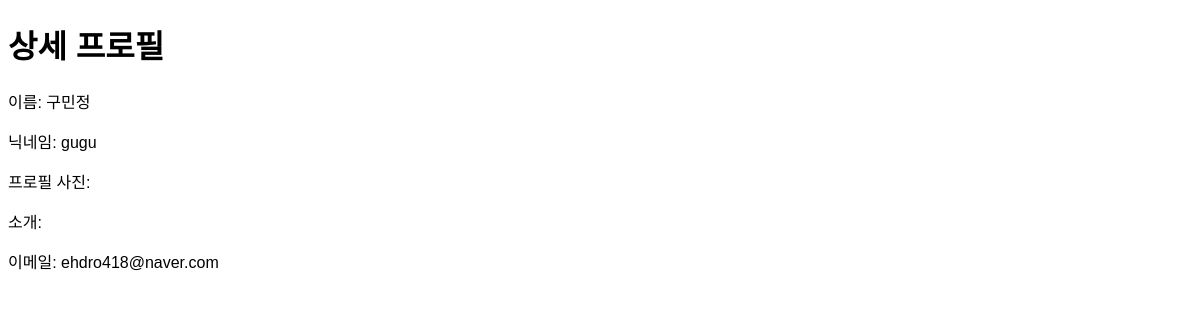
The page /profile-detail/ (signed in) on the database as committed earlier.
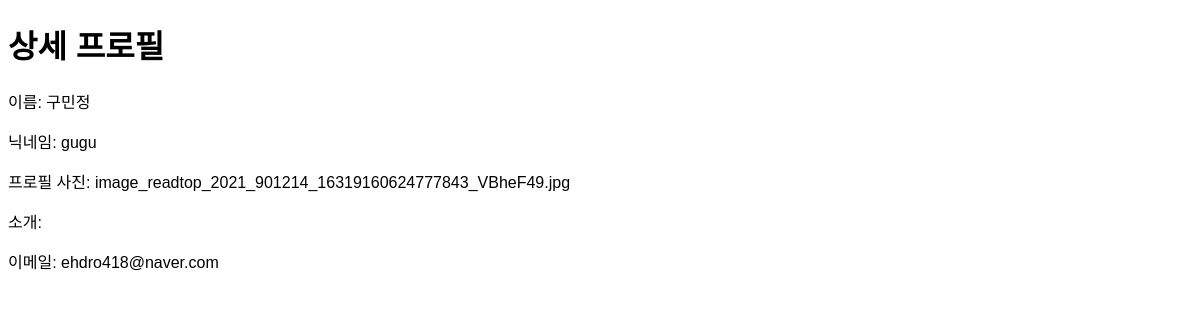
The same page on the database as committed later.
### user/models.py (models this page shows, shortened)
class User(AbstractUser):
    name = models.CharField(_("Name of User"), blank=True, max_length=255)
    user_name = models.CharField(blank=True, max_length=255)
    profile_photo = models.ImageField(blank=True)
    bio = models.TextField(blank=True)
    email = models.CharField(blank=True, max_length=255)
    class Meta:
        db_table = "my_user"

### user/views.py (the view)
# urls.py: path('profile-detail/', views.profile_detail, name="profile-detail"),
@login_required
def profile_detail(request):
    user = request.user
    return render(request, 'user/profile_detail.html', {'user': user})

### templates/user/profile_detail.html (shortened to what this page needs)
{% extends 'user/base.html' %}'
{% block content %}
<h1>상세 프로필</h1>
<p>이름: {{ user.name }}</p>
<p>닉네임: {{ user.username }}</p>
<p>프로필 사진: {{ user.profile_photo }}</p>
<p>소개: {{ user.bio }}</p>
<p>이메일: {{ user.email }}</p>
{% endblock content %}

### templates/user/base.html (shortened to what this page needs)
{% load static %}
<!DOCTYPE html>
<html lang="ko">
  <head>
    <link
      rel="stylesheet"
      type="text/css"
      href="{% static 'css/user/main.css' %}"
    />
  </head>
  <body>
    <div>{% block content %} {% endblock content %}</div>
  </body>
</html>

### static/css/user/main.css (style rules this page uses)
body { display: block; height: 100%; font-weight: 400; font-family: "Noto Sans KR", sans-serif; }

Rows that differ between the two databases and show on the page:
changed User "구민정": profile_photo (not shown) → "image_readtop_2021_901214_16319160624777843_VBheF49.jpg"
